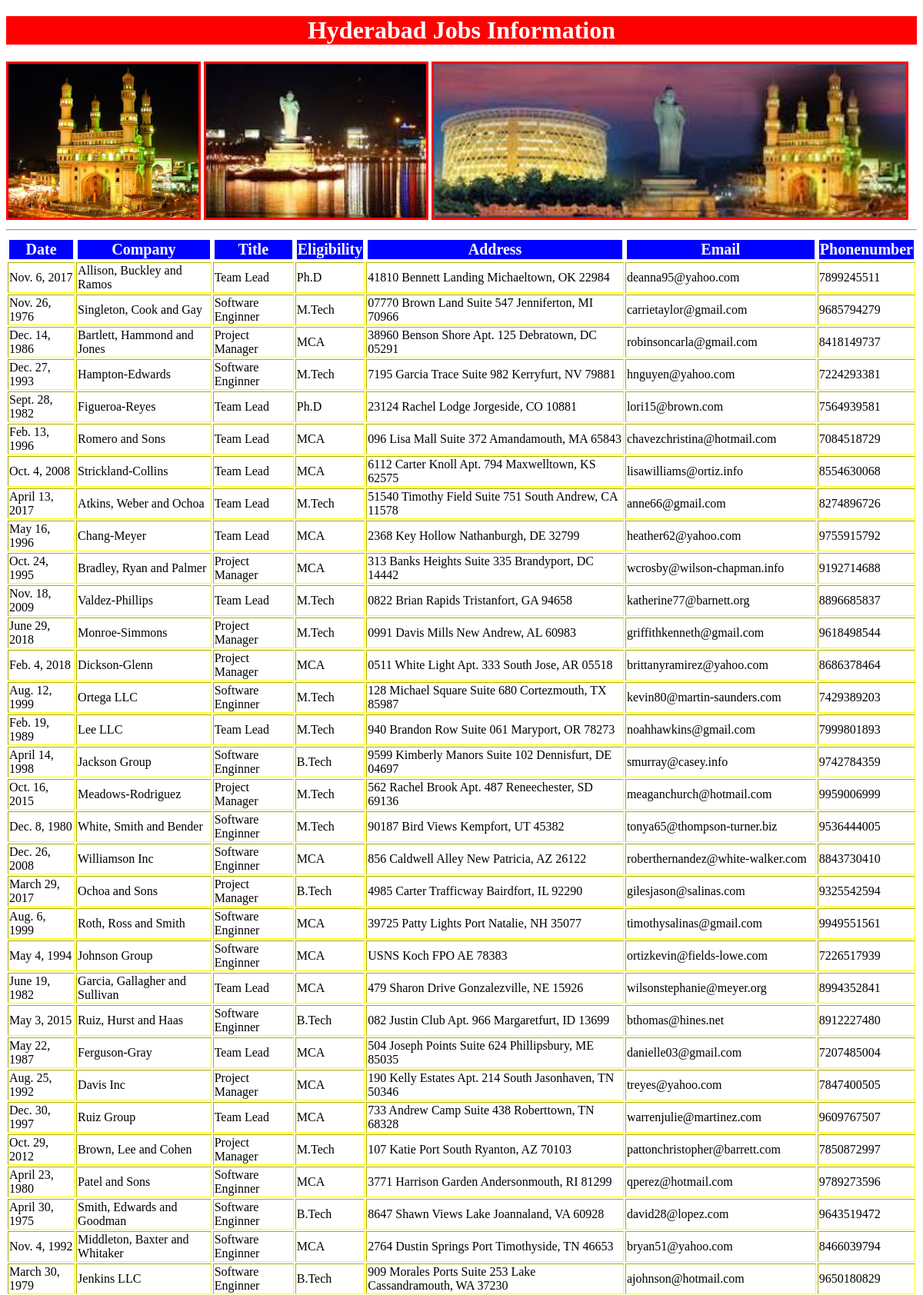
The app's page /hyd/ (upper part) with its own data.
### testapp/models.py (models this page shows)
class Hydjobs(models.Model):
    date=models.DateField()
    company=models.CharField(max_length=100)
    title=models.CharField(max_length=100)
    eiligibility=models.CharField(max_length=100)
    address=models.CharField(max_length=100)
    email=models.EmailField()
    phonenumber=models.IntegerField()

### testapp/views.py (the view)
# urls.py: path('hyd/', views.Hyd_jobs_views),
def Hyd_jobs_views(request):
    hydjobs_list=Hydjobs.objects.all()
    return render(request,'testapp/hydjobs.html',{'hydjobs_list':hydjobs_list})

### templates/testapp/hydjobs.html (shortened to what this page needs)
<!DOCTYPE html>
{%load staticfiles%}
<html lang="en">
<head>
    <link rel="stylesheet" href="{%static 'css/cssjobs.css'%}"/>
</head>
<body>
<h1>Hyderabad Jobs Information</h1>
<img src="{%static 'images/hyd1.jpg'%}">
<img src="{%static 'images/hyd2.jpg'%}">
<img src="{%static 'images/hyd3.jpg'%}">
<hr>
{% if hydjobs_list %}
<table border="2">
    <thead>
    <th>Date</th>
    <th>Company</th>
    <th>Title</th>
    <th>Eligibility</th>
    <th>Address</th>
    <th>Email</th>
    <th>Phonenumber</th>
    </thead>
    {% for job in hydjobs_list%}
    <tr>
        <td>{{job.date}}</td>
        <td>{{job.company}}</td>
        <td>{{job.title}}</td>
        <td>{{job.eiligibility}}</td>
        <td>{{job.address}}</td>
        <td>{{job.email}}</td>
        <td>{{job.phonenumber}}</td>
    </tr>
    {% endfor %}
</table>
{% else %}
<p>No Jobs Found</p>
{%endif%}
</body>
</html>

### templates/testapp/hydjobs.html (style rules this page uses)
img { height:200px; width:30% float:left; margin:1.5% border:2px solid red; }
body { background:url(https://images.unsplash.com/photo-1503756234508-e32369269deb?ixlib=rb-1.2.1&ixid=eyJhcHBfaWQiOjEyMDd9&auto=format&fit=crop&w=1575&q=80) }
img { border:3px solid red; }
h1 { color:white; text-align:center; background:red; }
thead,th { color:white; border:2px solid white; font-size:20px; margin:auto; background:blue; }
table { color:black; border:yellow; }

### records on screen
Hydjobs: date "Nov. 6, 2017", company "Allison, Buckley and Ramos", title "Team Lead", eiligibility "Ph.D", address "41810 Bennett Landing Michaeltown, OK 22984", email "deanna95@yahoo.com", phonenumber "7899245511"
Hydjobs: date "Nov. 26, 1976", company "Singleton, Cook and Gay", title "Software Enginner", eiligibility "M.Tech", address "07770 Brown Land Suite 547 Jenniferton, MI 70966", email "carrietaylor@gmail.com", phonenumber "9685794279"
Hydjobs: date "Dec. 14, 1986", company "Bartlett, Hammond and Jones", title "Project Manager", eiligibility "MCA", address "38960 Benson Shore Apt. 125 Debratown, DC 05291", email "robinsoncarla@gmail.com", phonenumber "8418149737"
Hydjobs: date "Dec. 27, 1993", company "Hampton-Edwards", title "Software Enginner", eiligibility "M.Tech", address "7195 Garcia Trace Suite 982 Kerryfurt, NV 79881", email "hnguyen@yahoo.com", phonenumber "7224293381"
Hydjobs: date "Sept. 28, 1982", company "Figueroa-Reyes", title "Team Lead", eiligibility "Ph.D", address "23124 Rachel Lodge Jorgeside, CO 10881", email "lori15@brown.com", phonenumber "7564939581"
Hydjobs: date "Feb. 13, 1996", company "Romero and Sons", title "Team Lead", eiligibility "MCA", address "096 Lisa Mall Suite 372 Amandamouth, MA 65843", email "chavezchristina@hotmail.com", phonenumber "7084518729"
Hydjobs: date "Oct. 4, 2008", company "Strickland-Collins", title "Team Lead", eiligibility "MCA", address "6112 Carter Knoll Apt. 794 Maxwelltown, KS 62575", email "lisawilliams@ortiz.info", phonenumber "8554630068"
Hydjobs: date "April 13, 2017", company "Atkins, Weber and Ochoa", title "Team Lead", eiligibility "M.Tech", address "51540 Timothy Field Suite 751 South Andrew, CA 11578", email "anne66@gmail.com", phonenumber "8274896726"
Hydjobs: date "May 16, 1996", company "Chang-Meyer", title "Team Lead", eiligibility "MCA", address "2368 Key Hollow Nathanburgh, DE 32799", email "heather62@yahoo.com", phonenumber "9755915792"
Hydjobs: date "Oct. 24, 1995", company "Bradley, Ryan and Palmer", title "Project Manager", eiligibility "MCA", address "313 Banks Heights Suite 335 Brandyport, DC 14442", email "wcrosby@wilson-chapman.info", phonenumber "9192714688"
Hydjobs: date "Nov. 18, 2009", company "Valdez-Phillips", title "Team Lead", eiligibility "M.Tech", address "0822 Brian Rapids Tristanfort, GA 94658", email "katherine77@barnett.org", phonenumber "8896685837"
Hydjobs: date "June 29, 2018", company "Monroe-Simmons", title "Project Manager", eiligibility "M.Tech", address "0991 Davis Mills New Andrew, AL 60983", email "griffithkenneth@gmail.com", phonenumber "9618498544"
Hydjobs: date "Feb. 4, 2018", company "Dickson-Glenn", title "Project Manager", eiligibility "MCA", address "0511 White Light Apt. 333 South Jose, AR 05518", email "brittanyramirez@yahoo.com", phonenumber "8686378464"
Hydjobs: date "Aug. 12, 1999", company "Ortega LLC", title "Software Enginner", eiligibility "M.Tech", address "128 Michael Square Suite 680 Cortezmouth, TX 85987", email "kevin80@martin-saunders.com", phonenumber "7429389203"
Hydjobs: date "Feb. 19, 1989", company "Lee LLC", title "Team Lead", eiligibility "M.Tech", address "940 Brandon Row Suite 061 Maryport, OR 78273", email "noahhawkins@gmail.com", phonenumber "7999801893"
Hydjobs: date "April 14, 1998", company "Jackson Group", title "Software Enginner", eiligibility "B.Tech", address "9599 Kimberly Manors Suite 102 Dennisfurt, DE 04697", email "smurray@casey.info", phonenumber "9742784359"
Hydjobs: date "Oct. 16, 2015", company "Meadows-Rodriguez", title "Project Manager", eiligibility "M.Tech", address "562 Rachel Brook Apt. 487 Reneechester, SD 69136", email "meaganchurch@hotmail.com", phonenumber "9959006999"
Hydjobs: date "Dec. 8, 1980", company "White, Smith and Bender", title "Software Enginner", eiligibility "M.Tech", address "90187 Bird Views Kempfort, UT 45382", email "tonya65@thompson-turner.biz", phonenumber "9536444005"
Hydjobs: date "Dec. 26, 2008", company "Williamson Inc", title "Software Enginner", eiligibility "MCA", address "856 Caldwell Alley New Patricia, AZ 26122", email "roberthernandez@white-walker.com", phonenumber "8843730410"
Hydjobs: date "March 29, 2017", company "Ochoa and Sons", title "Project Manager", eiligibility "B.Tech", address "4985 Carter Trafficway Bairdfort, IL 92290", email "gilesjason@salinas.com", phonenumber "9325542594"
Hydjobs: date "Aug. 6, 1999", company "Roth, Ross and Smith", title "Software Enginner", eiligibility "MCA", address "39725 Patty Lights Port Natalie, NH 35077", email "timothysalinas@gmail.com", phonenumber "9949551561"
Hydjobs: date "May 4, 1994", company "Johnson Group", title "Software Enginner", eiligibility "MCA", address "USNS Koch FPO AE 78383", email "ortizkevin@fields-lowe.com", phonenumber "7226517939"
Hydjobs: date "June 19, 1982", company "Garcia, Gallagher and Sullivan", title "Team Lead", eiligibility "MCA", address "479 Sharon Drive Gonzalezville, NE 15926", email "wilsonstephanie@meyer.org", phonenumber "8994352841"
Hydjobs: date "May 3, 2015", company "Ruiz, Hurst and Haas", title "Software Enginner", eiligibility "B.Tech", address "082 Justin Club Apt. 966 Margaretfurt, ID 13699", email "bthomas@hines.net", phonenumber "8912227480"
Hydjobs: date "May 22, 1987", company "Ferguson-Gray", title "Team Lead", eiligibility "MCA", address "504 Joseph Points Suite 624 Phillipsbury, ME 85035", email "danielle03@gmail.com", phonenumber "7207485004"
Hydjobs: date "Aug. 25, 1992", company "Davis Inc", title "Project Manager", eiligibility "MCA", address "190 Kelly Estates Apt. 214 South Jasonhaven, TN 50346", email "treyes@yahoo.com", phonenumber "7847400505"
Hydjobs: date "Dec. 30, 1997", company "Ruiz Group", title "Team Lead", eiligibility "MCA", address "733 Andrew Camp Suite 438 Roberttown, TN 68328", email "warrenjulie@martinez.com", phonenumber "9609767507"
Hydjobs: date "Oct. 29, 2012", company "Brown, Lee and Cohen", title "Project Manager", eiligibility "M.Tech", address "107 Katie Port South Ryanton, AZ 70103", email "pattonchristopher@barrett.com", phonenumber "7850872997"
Hydjobs: date "April 23, 1980", company "Patel and Sons", title "Software Enginner", eiligibility "MCA", address "3771 Harrison Garden Andersonmouth, RI 81299", email "qperez@hotmail.com", phonenumber "9789273596"
Hydjobs: date "April 30, 1975", company "Smith, Edwards and Goodman", title "Software Enginner", eiligibility "B.Tech", address "8647 Shawn Views Lake Joannaland, VA 60928", email "david28@lopez.com", phonenumber "9643519472"
Hydjobs: date "Nov. 4, 1992", company "Middleton, Baxter and Whitaker", title "Software Enginner", eiligibility "MCA", address "2764 Dustin Springs Port Timothyside, TN 46653", email "bryan51@yahoo.com", phonenumber "8466039794"
Hydjobs: date "March 30, 1979", company "Jenkins LLC", title "Software Enginner", eiligibility "B.Tech", address "909 Morales Ports Suite 253 Lake Cassandramouth, WA 37230", email "ajohnson@hotmail.com", phonenumber "9650180829"
